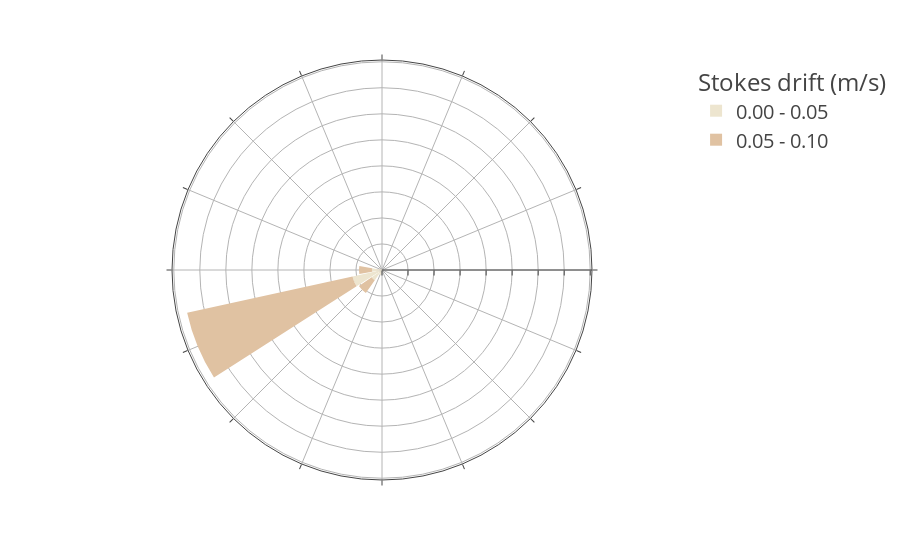

Here is the notebook cell this chart was saved with:
### Code cell
stokes=pd.DataFrame({'speed': mesh[0].flatten(), 'direction': mesh[1].flatten(), 'frequency': stokes_new.flatten()})

fig = px.bar_polar(stokes, r="frequency", theta="direction",
                   color="speed",template="none",
                   # color_continuous_scale= pt.colors.sequential.Blues,
                   color_discrete_sequence= pt.colors.sequential.Brwnyl,
                   labels={"speed": "Stokes drift (m/s)"})
fig.update_layout(
    font_size=15,
    legend_font_size=20,
    polar_radialaxis_ticksuffix='%',
    plot_bgcolor = 'rgba(0, 0, 0, 0)',
    paper_bgcolor = 'rgba(0, 0, 0, 0)',
    polar_radialaxis={'showticklabels': False},
    # polar_angularaxis={'visible': False, 'showticklabels': False}
    polar_angularaxis={'showticklabels': False}
)
fig.show()
fig.write_image('stokes_dec.png', scale=4)

### Figure 1 — Plotly figure (JSON) as saved in the notebook; plotly's stock layout.template omitted (floating-point values rounded to 4 significant figures)
{"data": [{"hovertemplate": "Stokes drift (m/s)=0.00 - 0.05<br>frequency=%{r}<br>direction=%{theta}<extra></extra>", "legendgroup": "0.00 - 0.05", "marker": {"color": "rgb(237, 229, 207)", "pattern": {"shape": ""}}, "name": "0.00 - 0.05", "r": [0.01269, 0.00282, 0.004934, 0.004934, 0.003525, 0.003525, 0.009869, 0.03243, 0.3475, 1.939, 4.848, 11.6, 3.843, 0.8748, 0.2242, 0.04652], "showlegend": true, "subplot": "polar", "theta": ["N", "NNE", "NE", "ENE", "E", "ESE", "SE", "SSE", "S", "SSW", "SW", "WSW", "W", "WNW", "NW", "NNW"], "type": "barpolar"}, {"hovertemplate": "Stokes drift (m/s)=0.05 - 0.10<br>frequency=%{r}<br>direction=%{theta}<extra></extra>", "legendgroup": "0.05 - 0.10", "marker": {"color": "rgb(224, 194, 162)", "pattern": {"shape": ""}}, "name": "0.05 - 0.10", "r": [0, 0, 0, 0, 0, 0, 0, 0, 0, 0.02397, 5.974, 65.05, 5.007, 0.1445, 0.00141, 0], "showlegend": true, "subplot": "polar", "theta": ["N", "NNE", "NE", "ENE", "E", "ESE", "SE", "SSE", "S", "SSW", "SW", "WSW", "W", "WNW", "NW", "NNW"], "type": "barpolar"}], "layout": {"barmode": "relative", "font": {"size": 15}, "legend": {"font": {"size": 20}, "title": {"text": "Stokes drift (m/s)"}, "tracegroupgap": 0}, "margin": {"t": 60}, "paper_bgcolor": "rgba(0, 0, 0, 0)", "plot_bgcolor": "rgba(0, 0, 0, 0)", "polar": {"angularaxis": {"direction": "clockwise", "rotation": 90, "showticklabels": false}, "domain": {"x": [0, 1], "y": [0, 1]}, "radialaxis": {"showticklabels": false, "ticksuffix": "%"}}}}
